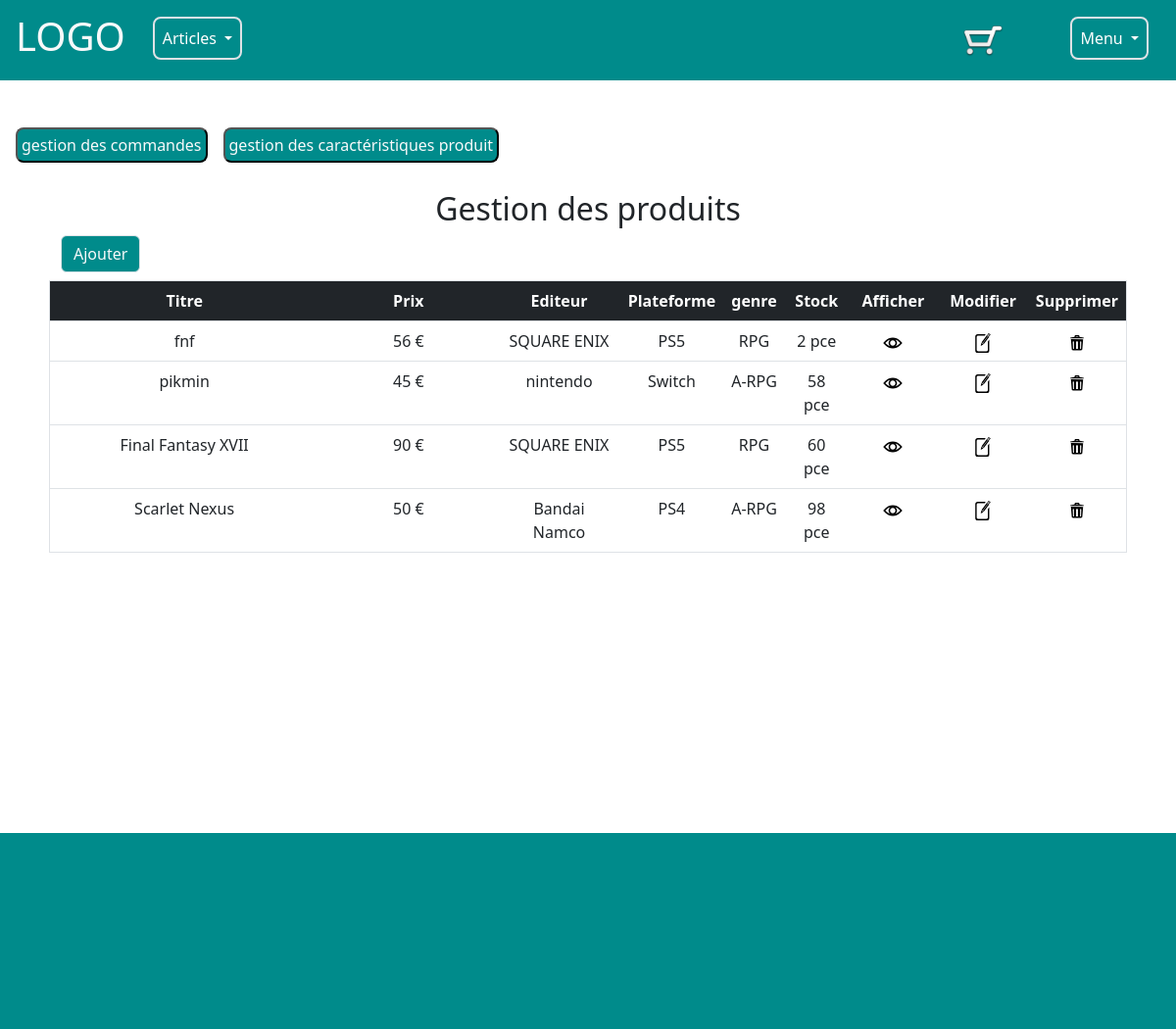
Screenshot of /espaceAdmin.php with the database file from the repository.
### tables this page shows
CREATE TABLE IF NOT EXISTS `produits` (
  `id_produit` int NOT NULL AUTO_INCREMENT,
  `nom` varchar(40) NOT NULL,
  `prix` int NOT NULL,
  `description` text NOT NULL,
  `image` text NOT NULL,
  `Stock` int DEFAULT NULL,
  `id_genre` int NOT NULL,
  `id_plateforme` int NOT NULL,
  `id_editeur` int NOT NULL,
  PRIMARY KEY (`id_produit`),
  KEY `fk_id_plateforme` (`id_plateforme`),
  KEY `fk_id_editeur` (`id_editeur`),
  KEY `fk_id_genre` (`id_genre`)
);

CREATE TABLE IF NOT EXISTS `editeur` (
  `id_editeur` int NOT NULL AUTO_INCREMENT,
  `nom` varchar(20) NOT NULL DEFAULT 'Editeur',
  PRIMARY KEY (`id_editeur`)
);

CREATE TABLE IF NOT EXISTS `plateforme` (
  `id_plateforme` int NOT NULL AUTO_INCREMENT,
  `nom` varchar(20) NOT NULL DEFAULT 'Plateforme',
  PRIMARY KEY (`id_plateforme`)
);

CREATE TABLE IF NOT EXISTS `genre` (
  `id_genre` int NOT NULL AUTO_INCREMENT,
  `nom` varchar(20) NOT NULL DEFAULT 'Genre',
  PRIMARY KEY (`id_genre`)
);

### inc/fonctions.php (called while the page is built, shortened)
<?php
function isConnecte()
{
    if (!isset($_SESSION['client'])) {
        return false;
    }
    else {
        return true;
    }
}
    function isConnecteAndIsAdmin()
{
    if (isConnecte() && $_SESSION['client']['statut'] == 1) {
        return true;
    }
    else {
        return false;
    }
}

### espaceAdmin.php (the view, shortened to what this page needs)
<?php
require_once 'inc/bdd.php';
$produits = [];
if (!empty($myDb)) {
    $recup = $myDb->prepare("
    SELECT produits.*, editeur.nom as editeur_nom, plateforme.nom as plateforme_nom, genre.nom as genre_nom
    FROM produits
    LEFT JOIN editeur ON editeur.id_editeur = produits.id_editeur
    LEFT JOIN genre ON genre.id_genre = produits.id_genre
    LEFT JOIN plateforme ON plateforme.id_plateforme = produits.id_plateforme
    ORDER BY id_produit DESC
    ");
    $recup->execute();
    $produits = $recup->fetchAll(PDO::FETCH_OBJ);
}
require_once 'composants/header.php';
?>
<section>
    <div class="d-flex col-md-12 mt-5 justify-content-start">
        <a href="ajout_produits.php"><button type="btn" class="gestion ms-3 p-1 mb-1 text-light rounded-3">gestion des commandes</button></a>
        <a href="caracteristiques.php"><button type="btn" class="gestion ms-3 p-1  mb-1 text-light rounded-3">gestion des caractéristiques produit</button></a>
    </div>
    <div class="row mt-4 col-md-11 mx-auto">
        <h2 class=" text-center">Gestion des produits</h2>
        <div class=" col-md-12 mx-auto d-flex justify-content-start">
            <a class="gestion btn border border text-light" href="ajouter_produit.php">Ajouter</a>
        </div>
        <table class="table border border-1 mt-2 text-center text-align-center ">
            <thead class="bg-dark text-white">
                <tr>
                    <th class="col-3">Titre</th>
                    <th class="col-2">Prix</th>
                    <th class="">Editeur</th>
                    <th>Plateforme</th>
                    <th>genre</th>
                    <th>Stock</th>
                    <th class="col-1">Afficher</th>
                    <th class="col-1">Modifier</th>
                    <th class="col-1">Supprimer</th>
                </tr>
            </thead>
            <tbody>
                <?php foreach ($produits as $unProduit) : ?>
                    <tr>
                        <td><?= $unProduit->nom ?></td>
                        <td><?= $unProduit->prix ?> €</td>
                        <td><?= $unProduit->editeur_nom?></td>
                        <td><?= $unProduit->plateforme_nom ?></td>
                        <td><?= $unProduit->genre_nom ?></td>
                        <td><?= $unProduit->Stock ?> pce</td>
                        <td><a href="afficher_produit.php?id=<?= $unProduit->id_produit ?>"></a></td>
                        <td><a href="modifier_produit.php?id=<?= $unProduit->id_produit ?>"></a>
                        </td>
                        <td><a href="espaceAdmin.php?id=<?= $unProduit->id_produit; ?>" onclick="return confirm(' Attention, ce produit sera définitivement supprimé')"></a></td>
                    </tr>
                <?php endforeach; ?>
            </tbody>
        </table>
    </div>
</section>
<?php
require_once 'composants/footer.php';
?>

### composants/header.php (shortened to what this page needs)
<!DOCTYPE html>
<html lang="fr">
<head>
    <link rel="stylesheet" href="https://cdn.jsdelivr.net/npm/bootstrap@5.2.3/dist/css/bootstrap.min.css">
    <link rel="stylesheet" href="css\style.css">
</head>
<body>
    <header class="header mx-auto d-flex flex-column ">
        <nav class="navbar navbar-expand-lg navbar-light" id="nav-down">
            <a href="index.php" class="text-decoration-none"><h1 class="ms-3 text-light ">LOGO</h1></a>
            <div class="container-fluid">
                <div class="collapse navbar-collapse" id="navbarNavDropdown1">
                    <ul class="navbar-nav">
                            <li class="nav-item dropdown">
                                <a class="nav-link dropdown-toggle text-white  mb-1 border border-2 border-grey rounded-3" href="#" id="navbarDropdownMenuLink" role="button" data-bs-toggle="dropdown" aria-expanded="false">
                                    Articles
                                </a>
                            </li>
                    </ul>
                </div>
            </div>
            <div class="haut ms-auto me-3">
                <nav class="navbar navbar-expand-lg navbar-light  " id="menu-connect">
                    <div class="container-fluid dropdown">
                    <?php if (!isConnecteAndIsAdmin()) : ?>
                            <a href="panier.php" class="justify-content-right"><img width="50px" src="assets/icon/panier.png" alt="panier"><a>
                                <?php endif; ?>
                                <a class="dropdown-item" href="monCompte.php">
                                    <div class="row-col-md-5 collapse navbar-collapse dropdown-content" id="navbarNavDropdown">
                        <ul class="navbar-nav ">
                            <li class="nav-item dropdown">
                                <a class="nav-link dropdown-toggle text-white ms-5 mb-1 border border-2 border-grey rounded-3  " href="#" id="navbarDropdownMenuLink" role="button" data-bs-toggle="dropdown" aria-expanded="false">
                                    Menu
                                </a>
                            </li>
                        </ul>
                    </div>
                    </div>
                </nav>
    </header>
    <main>

### composants/footer.php (shortened to what this page needs)
    </main>
        <footer>
        </footer>
</body>
</html>

### css/style.css (style rules this page uses)
* { margin: 0; padding: 0; }
.header { width: 100%; height: 80%; box-shadow: 2px black; }
#menu-connect { display: flex; }
#nav-down { background-color: darkcyan !important; }
main { min-height: 90vh; }
.haut { max-width: 100%; }
li a { text-decoration: none; color: white; padding: 0 20px; }
footer { display: flex; max-width: 100%; height: 200px; background-color: darkcyan; }
button.gestion { background-color: darkcyan; }
a.gestion { background-color: darkcyan; }

### rows the page displays
produits: nom "fnf", prix "56", id_editeur.nom "SQUARE ENIX", id_plateforme.nom "PS5", id_genre.nom "RPG", Stock "2"
produits: nom "pikmin", prix "45", id_editeur.nom "nintendo", id_plateforme.nom "Switch", id_genre.nom "A-RPG", Stock "58"
produits: nom "Final Fantasy XVII", prix "90", id_editeur.nom "SQUARE ENIX", id_plateforme.nom "PS5", id_genre.nom "RPG", Stock "60"
produits: nom "Scarlet Nexus", prix "50", id_editeur.nom "Bandai Namco", id_plateforme.nom "PS4", id_genre.nom "A-RPG", Stock "98"
